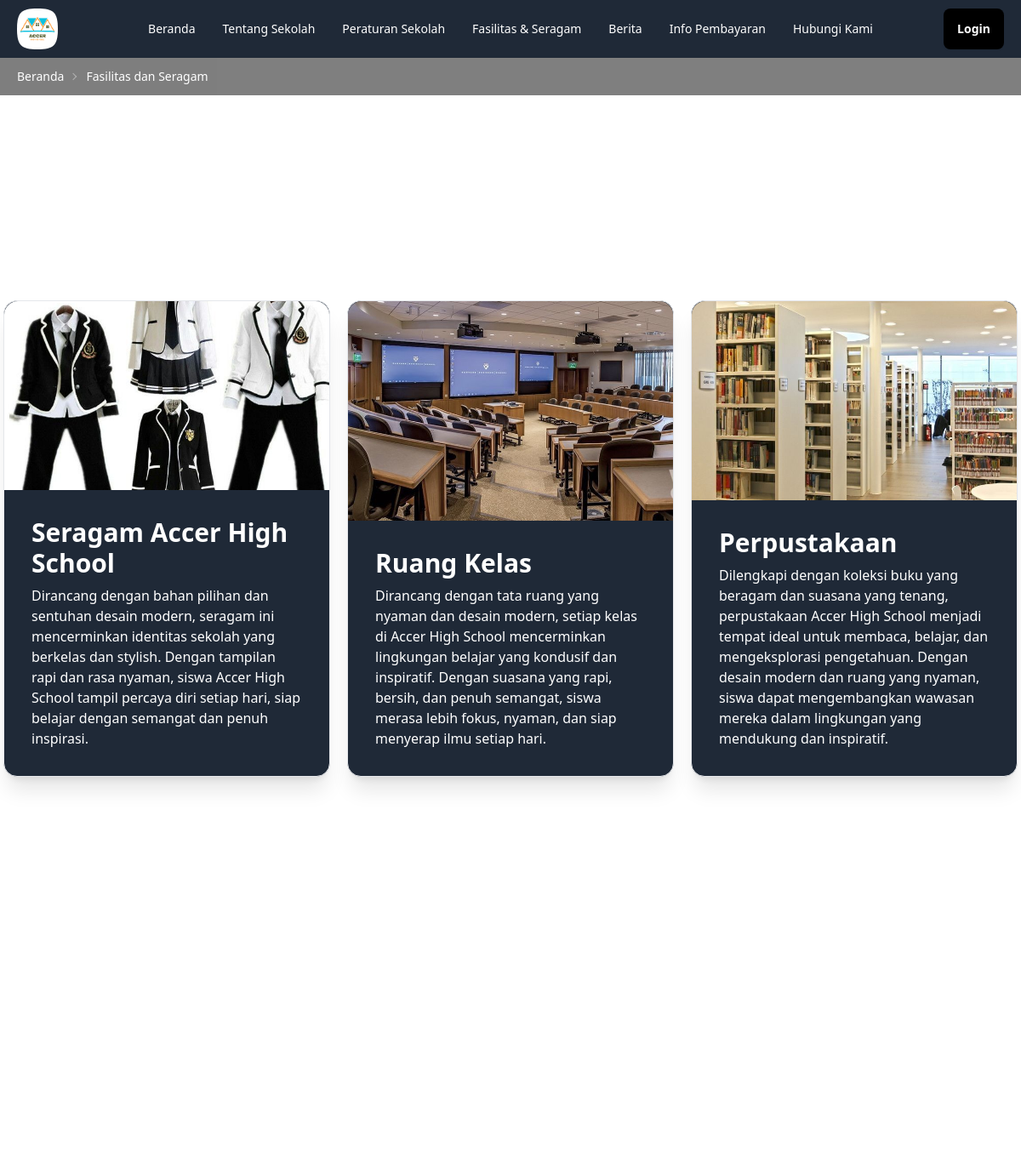
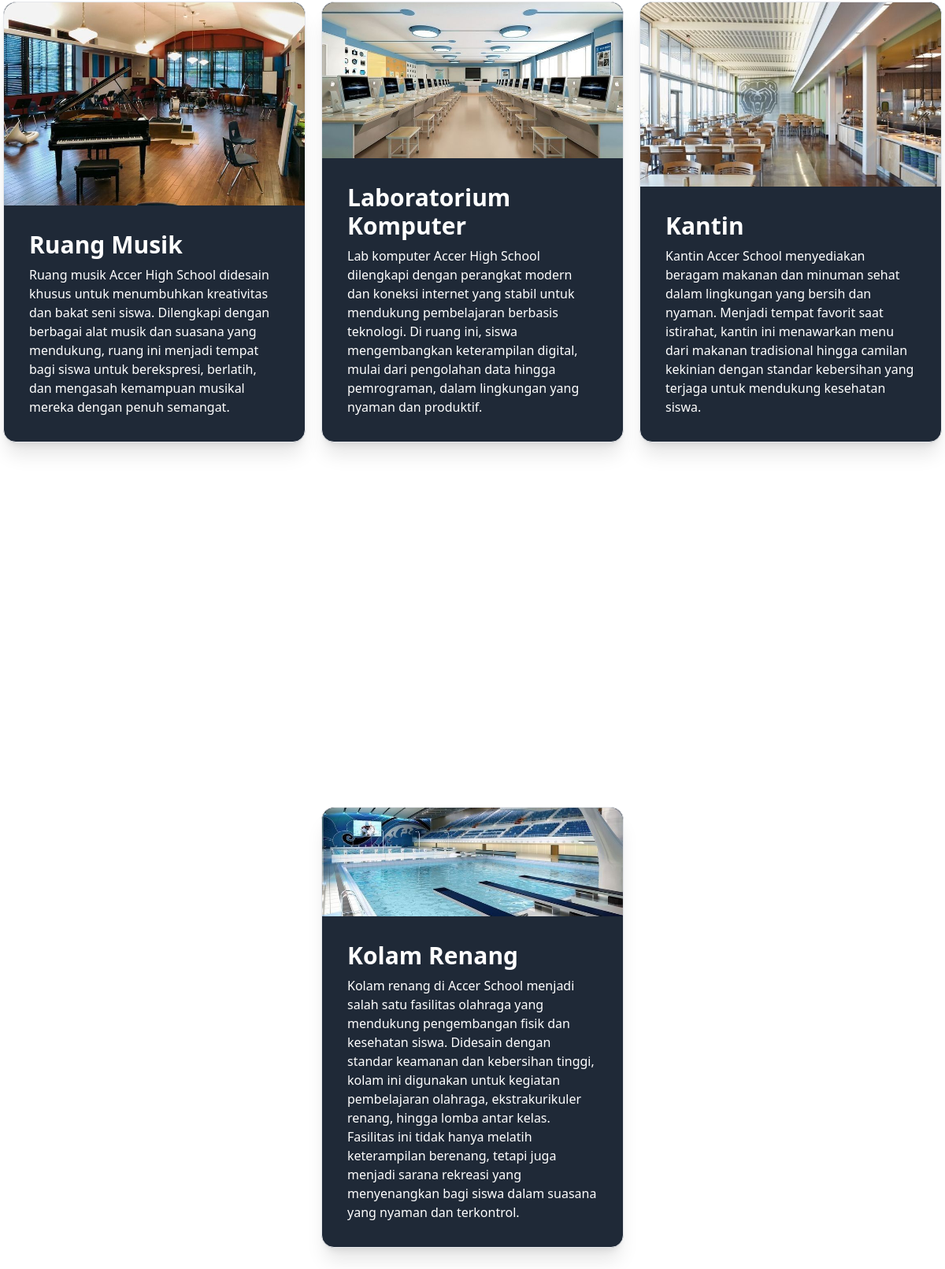
/src/LandingPage/fasilitasDanSeragam.php, run on the app's committed database (2 pictures, top to bottom).
### tables this page shows
CREATE TABLE `facilities` (
  `facility_id` int NOT NULL,
  `name` varchar(80) DEFAULT NULL,
  `description` longtext,
  `user_id` int DEFAULT NULL,
  `image` text NOT NULL
);

### src/LandingPage/fasilitasDanSeragam.php (the view, shortened to what this page needs)
<?php
require_once '../layout/_top.php';
?>
<div class="text-sm breadcrumbs bg-black opacity-50 pt-20 pb-3 text-white ps-5">
    <ul>
        <li><a>Beranda</a></li>
        <li><a>Fasilitas dan Seragam</a></li>
    </ul>
</div>
<span class="min-h-screen flex items-center justify-center gap-5 flex-wrap py-5">
    <?php
                include '../../helper/connection.php';
                $sql = "SELECT * FROM facilities";
                $query = mysqli_query($connection, $sql);
                while($data = mysqli_fetch_array($query)){
    ?>
    <div class="card w-96 bg-gray-800 shadow-xl text-white h-[35rem] border border-gray-200" data-aos="zoom-out">
        <figure class="w-full h-[19rem] overflow-hidden">
        <img
            src="../Admin/uploads/<?php echo $data['image']; ?>"
            alt="Cover Image"
            class="w-full h-full object-cover"
        />
        </figure>
        <div class="card-body">
            <h2 class="card-title text-3xl">
                <?php echo $data['name'] ?>
            </h2>
            <p><?php echo $data["description"]?></p>
        </div>
    </div>
    <?php
        }
    ?>
</span>
<?php
require_once '../layout/_bottom.php';
?>

### src/layout/_top.php (shortened to what this page needs)
<!DOCTYPE html>
<html lang="en">
<head>
    <link href="../main.css" rel="stylesheet">
    <script src="https://cdn.tailwindcss.com"></script>
    <link href='https://unpkg.com/boxicons@2.1.4/css/boxicons.min.css' rel='stylesheet'>
    <link rel="stylesheet" href="https://unpkg.com/aos@next/dist/aos.css" />
    <link rel="stylesheet" href="https://cdnjs.cloudflare.com/ajax/libs/toastr.js/latest/toastr.min.css">
    </head>
    <body>
    <div id="app">
        <div class="main-wrapper main-wrapper-1">
        <?php
            require_once '_header.php';
        ?>
        <div class="main-content">

### src/layout/_header.php (shortened to what this page needs)
<div>
    <div class="navbar bg-gray-800 fixed z-50 px-5">
        <div class="navbar-start">
            <div class="mask mask-squircle w-12 h-12">
                <img src="../../assets/logo.png" alt="Avatar Tailwind CSS Component" />
            </div>
        </div>
        <div class="navbar-center hidden lg:flex text-white">
            <ul class="menu menu-horizontal px-1">
            <li><a href="../LandingPage/index.php">Beranda</a></li>
            <li><a href="../LandingPage/tentangSekolah.php">Tentang Sekolah</a></li>
            <li><a href="../LandingPage/peraturanSekolah.php">Peraturan Sekolah</a></li>
            <li><a href="../LandingPage/fasilitasDanSeragam.php">Fasilitas & Seragam</a></li>
            <li><a href="../LandingPage/berita.php">Berita</a></li>
            <li><a href="../LandingPage/infoPembayaran.php">Info Pembayaran</a></li>
            <li><a href="../LandingPage/hubungikami.php">Hubungi Kami</a></li>
            </ul>
        </div>
        <div class="navbar-end">
            <a class="btn bg-black text-white border-none clear" href="../Admin/login.php">Login</a>
        </div>
    </div>

### src/layout/_bottom.php (shortened to what this page needs)
        </div>
        </div>
    </div>
</body>
</html>

### data on the page
facilities: image (picture), name "Seragam Accer High School", description "Dirancang dengan bahan pilihan dan sentuhan desain modern, seragam ini mencerminkan identitas sekolah yang berkelas dan stylish. Dengan tampilan rapi dan rasa nyaman, siswa Accer High School tampil percaya diri setiap hari, siap belajar dengan semangat dan penuh inspirasi."
facilities: image (picture), name "Ruang Kelas", description "Dirancang dengan tata ruang yang nyaman dan desain modern, setiap kelas di Accer High School mencerminkan lingkungan belajar yang kondusif dan inspiratif. Dengan suasana yang rapi, bersih, dan penuh semangat, siswa merasa lebih fokus, nyaman, dan siap menyerap ilmu setiap hari."
facilities: image (picture), name "Perpustakaan", description "Dilengkapi dengan koleksi buku yang beragam dan suasana yang tenang, perpustakaan Accer High School menjadi tempat ideal untuk membaca, belajar, dan mengeksplorasi pengetahuan. Dengan desain modern dan ruang yang nyaman, siswa dapat mengembangkan wawasan mereka dalam lingkungan yang mendukung dan inspiratif."
facilities: image (picture), name "Ruang Musik", description "Ruang musik Accer High School didesain khusus untuk menumbuhkan kreativitas dan bakat seni siswa. Dilengkapi dengan berbagai alat musik dan suasana yang mendukung, ruang ini menjadi tempat bagi siswa untuk berekspresi, berlatih, dan mengasah kemampuan musikal mereka dengan penuh semangat."
facilities: image (picture), name "Laboratorium Komputer", description "Lab komputer Accer High School dilengkapi dengan perangkat modern dan koneksi internet yang stabil untuk mendukung pembelajaran berbasis teknologi. Di ruang ini, siswa mengembangkan keterampilan digital, mulai dari pengolahan data hingga pemrograman, dalam lingkungan yang nyaman dan produktif."
facilities: image (picture), name "Kantin", description "Kantin Accer School menyediakan beragam makanan dan minuman sehat dalam lingkungan yang bersih dan nyaman. Menjadi tempat favorit saat istirahat, kantin ini menawarkan menu dari makanan tradisional hingga camilan kekinian dengan standar kebersihan yang terjaga untuk mendukung kesehatan siswa."
facilities: image (picture), name "Kolam Renang", description "Kolam renang di Accer School menjadi salah satu fasilitas olahraga yang mendukung pengembangan fisik dan kesehatan siswa. Didesain dengan standar keamanan dan kebersihan tinggi, kolam ini digunakan untuk kegiatan pembelajaran olahraga, ekstrakurikuler renang, hingga lomba antar kelas. Fasilitas ini tidak hanya melatih keterampilan berenang, tetapi juga menjadi sarana rekreasi yang menyenangkan bagi siswa dalam suasana yang nyaman dan terkontrol."
